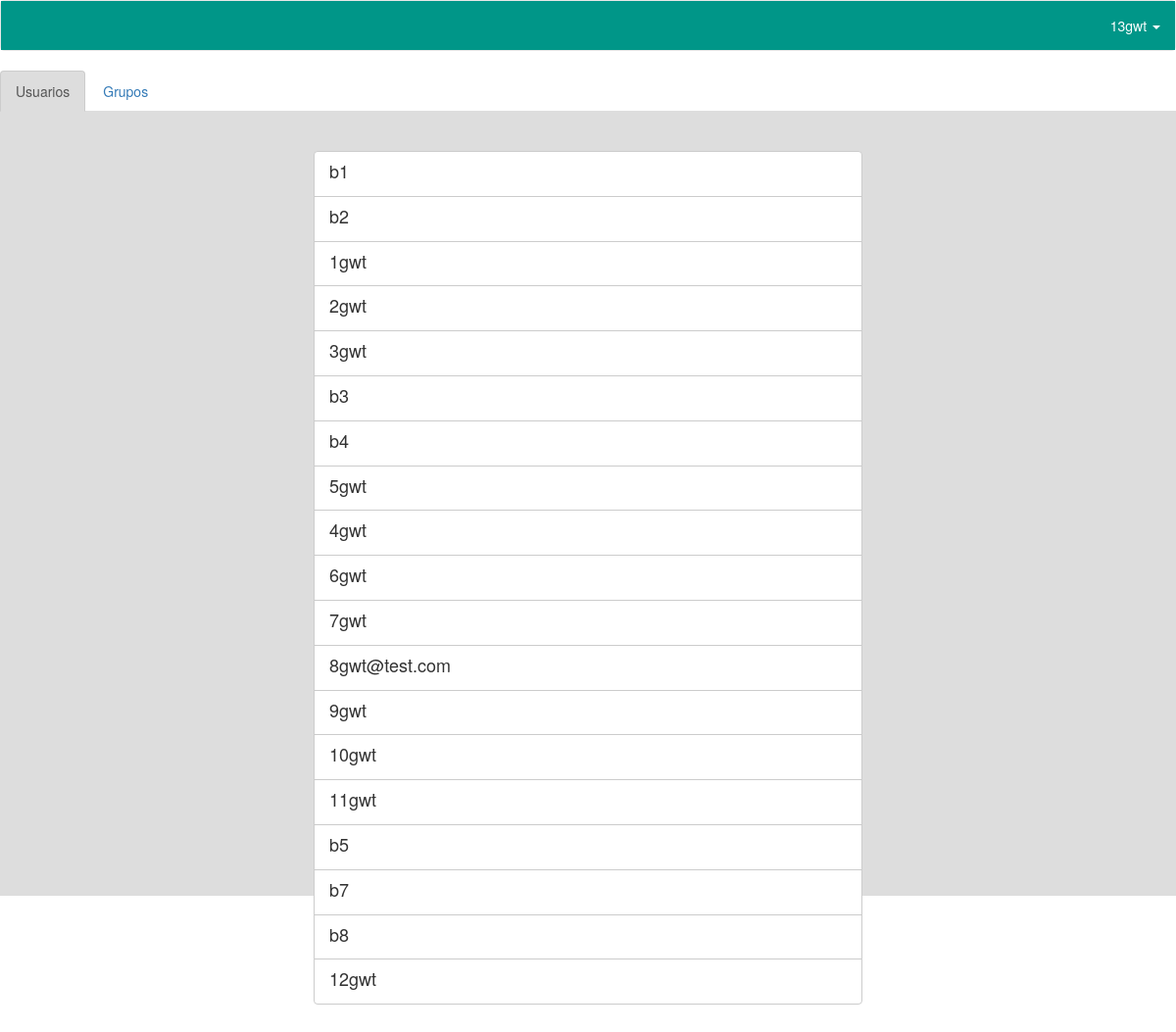
/ (signed in), run on an earlier commit of the app's database.
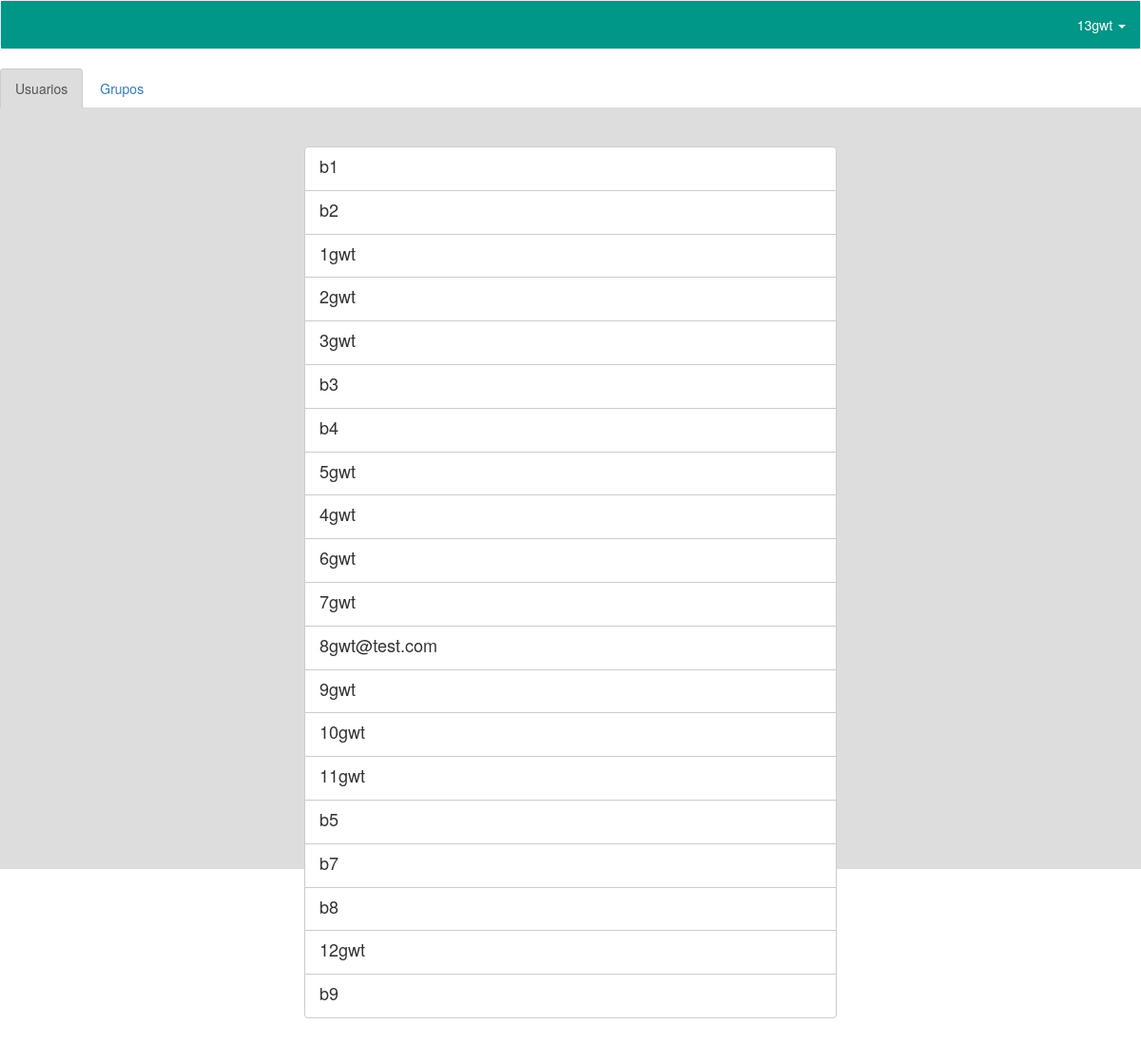
And on a later commit of the database.
### app/appModel/models.py (models this page shows, shortened)
class User(db.Model):
    __tablename__ = 'user'
    id = db.Column(db.Integer, primary_key=True, autoincrement=True)
    name = db.Column(db.String(128), nullable=False)
    conversations = db.relationship('Conversation', secondary=user_conversation, lazy='subquery',
                                    back_populates='users')
    platform_id = db.Column(db.Integer, db.ForeignKey('platform.id'), default=1)
    external_id = db.Column(db.Integer, default=1)
    groups = db.relationship('Group', secondary=user_group, lazy='subquery',
                             back_populates='users')
    email = db.Column(db.String(128), nullable=False, unique=True)
    password = db.Column(db.String(192), nullable=False)

### app/mod_list/controllers.py (the view)
@mod_list.route('/', methods=['GET'])
@login_required
def chat():
    friends = User.query.filter(User.id != current_user.id).all()
    form = CreateGroupForm()
    form.set_members(friends)
    return render_template('list.html',
                            active_tab= 'usuarios',
                            form=form,
                            users=friends,
                            actual_user=current_user,
                            groups=Group.query.filter(Group.users.any(User.id == current_user.id)).all())

### app/mod_auth/__init__.py (called while the page is built)
@login_manager.user_loader
def user_loader(user_id):
    user = User.query.filter_by(id=user_id).first()
    return None if not user else LoggedUser(user)

### app/mod_group/forms.py (called while the page is built)
    def set_members(self, friends):
      self.members.choices = [(f.id, str(f.name)) for f in friends]

### app/templates/contacts/list.html (shortened to what this page needs)
{% extends 'base/base.html' %}
{% block specific_includes %}
        <link rel="stylesheet" type="text/css" href="{{ url_for('static', filename='css/list.css') }}">
{%endblock%}
{% block body %}
    {% import 'macros/macros.html' as macros %}
    {{ macros.navbar(actual_user.name) }}
<ul id="myTabs" class="nav nav-tabs">
    <li role="presentation" class="active"><a href="#usuarios">Usuarios</a></li>
    <li role="presentation"><a href="#grupos">Grupos</a></li>
</ul>
<div class="background">
    <div class="tab-content">
        <div role="tabpanel" class="tab-pane active top-padding" id="usuarios">
            <div class="container-fluid">
                <div class="row">
                    <div class="col-md-3">
                    </div>
                    <div class="col-md-6 no-padding">
                        <ul class="list-group  no-margin-bottom">
                            {% for user in users %}
                            <a user id="user_{{user.id}}" user_id="{{user.id}}" class="item list-group-item border_item">
                                <h4 name class="list-group-item-heading">{{user.name}}</h4>
                            </a>
                            {% endfor %}
                        </ul>
                    </div>
                    <div class="col-md-3">
                    </div>
            </div>
        </div>
    </div>
</div>
</div>
{% endblock %}

### app/templates/base/base.html (shortened to what this page needs)
<!doctype html>
<html lang="en">
<head>
    <link rel="stylesheet" type="text/css" href="{{ url_for('static', filename='css/chat.css') }}">
    <link rel="stylesheet" href="{{ url_for('static', filename='bootstrap/css/bootstrap.min.css') }}">
    <link rel="stylesheet" href="{{ url_for('static', filename='css/materialicons.css') }}">
    {% block specific_includes %}{%endblock%}
</head>
    <body>
    {% block body %}{%endblock%}
    </body>
</html>

### app/templates/macros/macros.html (shortened to what this page needs)
{% macro navbar(name) -%}
        <nav class="navbar navbar-default">
        <div class="container-fluid no-padding">
            <div class="collapse navbar-collapse  custom-nav" id="bs-example-navbar-collapse-1">
              <ul class="nav navbar-nav navbar-right">
                <li class="dropdown">
                  <a href="#" class="dropdown-toggle" data-toggle="dropdown" role="button" aria-haspopup="true" aria-expanded="false">{{name}} <span class="caret"></span></a>
                </li>
              </ul>
            </div>
        </div>
    </nav>
{%- endmacro %}

### app/static/css/chat.css (style rules this page uses)
@media (orientation: landscape) { body { flex-direction: row; } }
html { height: 100%; }
body { height: 100% !important; }
.tab-pane a { background-color: white !important; cursor: pointer; }
.no-padding { padding-right: 0px !important; padding-left: 0px !important; padding-bottom: 0px !important; }
.no-margin-bottom { margin-bottom: 0px !important; }
.background { height: 100%; background-color: #ddd; }
.list-group-item.border_item { border: 1px solid #ccc !important; }
.nav-tabs>li.active>a { background-color: #ddd !important; border: 1px solid #ccc !important; border-bottom-color: transparent !important; }
.custom-nav { background-color: #009688 !important; }
.navbar-default .navbar-nav>li>a { color: white !important; }

What changed in the data, as far as the page shows it:
added User: name "b9"
